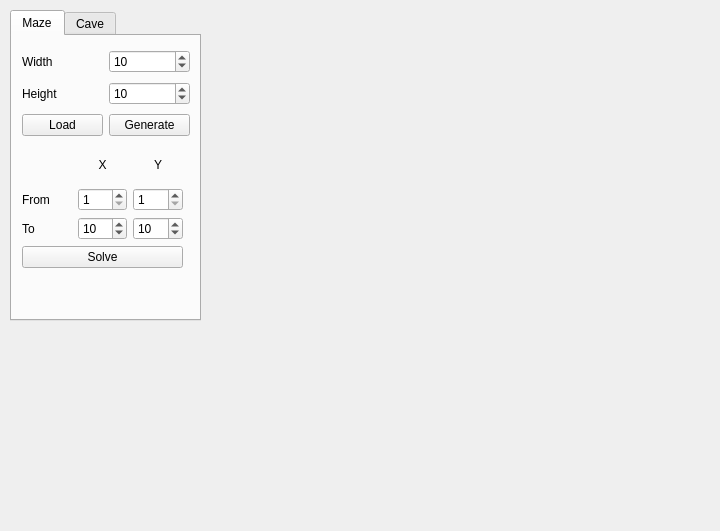
<?xml version="1.0" encoding="UTF-8"?>
<ui version="4.0">
 <class>View</class>
 <widget class="QMainWindow" name="View">
  <property name="geometry">
   <rect>
    <x>0</x>
    <y>0</y>
    <width>720</width>
    <height>531</height>
   </rect>
  </property>
  <property name="sizePolicy">
   <sizepolicy hsizetype="Fixed" vsizetype="Fixed">
    <horstretch>0</horstretch>
    <verstretch>0</verstretch>
   </sizepolicy>
  </property>
  <property name="minimumSize">
   <size>
    <width>720</width>
    <height>531</height>
   </size>
  </property>
  <property name="maximumSize">
   <size>
    <width>720</width>
    <height>531</height>
   </size>
  </property>
  <property name="windowTitle">
   <string>Maze</string>
  </property>
  <property name="autoFillBackground">
   <bool>true</bool>
  </property>
  <widget class="QWidget" name="centralwidget">
   <widget class="QTabWidget" name="tabWidget">
    <property name="geometry">
     <rect>
      <x>10</x>
      <y>10</y>
      <width>191</width>
      <height>311</height>
     </rect>
    </property>
    <property name="currentIndex">
     <number>0</number>
    </property>
    <widget class="QWidget" name="tab">
     <attribute name="title">
      <string>Maze</string>
     </attribute>
     <widget class="QWidget" name="layoutWidget">
      <property name="geometry">
       <rect>
        <x>10</x>
        <y>111</y>
        <width>161</width>
        <height>121</height>
       </rect>
      </property>
      <layout class="QGridLayout" name="gridLayout_2">
       <item row="1" column="0">
        <widget class="QLabel" name="label_3">
         <property name="text">
          <string>From</string>
         </property>
        </widget>
       </item>
       <item row="1" column="1">
        <widget class="QSpinBox" name="spinBox_3">
         <property name="minimum">
          <number>1</number>
         </property>
         <property name="maximum">
          <number>50</number>
         </property>
        </widget>
       </item>
       <item row="1" column="2">
        <widget class="QSpinBox" name="spinBox_4">
         <property name="minimum">
          <number>1</number>
         </property>
         <property name="maximum">
          <number>50</number>
         </property>
        </widget>
       </item>
       <item row="3" column="0" colspan="3">
        <widget class="QPushButton" name="pushButton_3">
         <property name="text">
          <string>Solve</string>
         </property>
        </widget>
       </item>
       <item row="2" column="0">
        <widget class="QLabel" name="label_4">
         <property name="text">
          <string>To</string>
         </property>
        </widget>
       </item>
       <item row="2" column="2">
        <widget class="QSpinBox" name="spinBox_6">
         <property name="minimum">
          <number>1</number>
         </property>
         <property name="maximum">
          <number>50</number>
         </property>
         <property name="value">
          <number>10</number>
         </property>
        </widget>
       </item>
       <item row="2" column="1">
        <widget class="QSpinBox" name="spinBox_5">
         <property name="minimum">
          <number>1</number>
         </property>
         <property name="maximum">
          <number>50</number>
         </property>
         <property name="value">
          <number>10</number>
         </property>
        </widget>
       </item>
       <item row="0" column="1">
        <widget class="QLabel" name="label_11">
         <property name="text">
          <string>X</string>
         </property>
         <property name="alignment">
          <set>Qt::AlignCenter</set>
         </property>
        </widget>
       </item>
       <item row="0" column="2">
        <widget class="QLabel" name="label_12">
         <property name="text">
          <string>Y</string>
         </property>
         <property name="alignment">
          <set>Qt::AlignCenter</set>
         </property>
        </widget>
       </item>
      </layout>
     </widget>
     <widget class="QWidget" name="layoutWidget1">
      <property name="geometry">
       <rect>
        <x>10</x>
        <y>11</y>
        <width>168</width>
        <height>95</height>
       </rect>
      </property>
      <layout class="QGridLayout" name="gridLayout">
       <item row="0" column="0">
        <widget class="QLabel" name="label">
         <property name="text">
          <string>Width</string>
         </property>
        </widget>
       </item>
       <item row="0" column="1">
        <widget class="QSpinBox" name="spinBox">
         <property name="minimum">
          <number>1</number>
         </property>
         <property name="maximum">
          <number>50</number>
         </property>
         <property name="value">
          <number>10</number>
         </property>
        </widget>
       </item>
       <item row="1" column="0">
        <widget class="QLabel" name="label_2">
         <property name="text">
          <string>Height</string>
         </property>
        </widget>
       </item>
       <item row="1" column="1">
        <widget class="QSpinBox" name="spinBox_2">
         <property name="minimum">
          <number>1</number>
         </property>
         <property name="maximum">
          <number>50</number>
         </property>
         <property name="value">
          <number>10</number>
         </property>
        </widget>
       </item>
       <item row="2" column="0">
        <widget class="QPushButton" name="pushButton_2">
         <property name="text">
          <string>Load</string>
         </property>
        </widget>
       </item>
       <item row="2" column="1">
        <widget class="QPushButton" name="pushButton">
         <property name="text">
          <string>Generate</string>
         </property>
        </widget>
       </item>
      </layout>
     </widget>
    </widget>
    <widget class="QWidget" name="tab_2">
     <attribute name="title">
      <string>Cave</string>
     </attribute>
     <widget class="QWidget" name="layoutWidget2">
      <property name="geometry">
       <rect>
        <x>10</x>
        <y>11</y>
        <width>168</width>
        <height>126</height>
       </rect>
      </property>
      <layout class="QGridLayout" name="gridLayout_3">
       <item row="1" column="0">
        <widget class="QLabel" name="label_6">
         <property name="text">
          <string>Height</string>
         </property>
        </widget>
       </item>
       <item row="0" column="0">
        <widget class="QLabel" name="label_5">
         <property name="text">
          <string>Width</string>
         </property>
        </widget>
       </item>
       <item row="3" column="1">
        <widget class="QPushButton" name="pushButton_5">
         <property name="text">
          <string>Generate</string>
         </property>
        </widget>
       </item>
       <item row="0" column="1">
        <widget class="QSpinBox" name="spinBox_7">
         <property name="minimum">
          <number>1</number>
         </property>
         <property name="maximum">
          <number>50</number>
         </property>
         <property name="value">
          <number>50</number>
         </property>
        </widget>
       </item>
       <item row="1" column="1">
        <widget class="QSpinBox" name="spinBox_8">
         <property name="minimum">
          <number>1</number>
         </property>
         <property name="maximum">
          <number>50</number>
         </property>
         <property name="value">
          <number>50</number>
         </property>
        </widget>
       </item>
       <item row="3" column="0">
        <widget class="QPushButton" name="pushButton_4">
         <property name="text">
          <string>Load</string>
         </property>
        </widget>
       </item>
       <item row="2" column="0">
        <widget class="QLabel" name="label_10">
         <property name="text">
          <string>Init chance</string>
         </property>
        </widget>
       </item>
       <item row="2" column="1">
        <widget class="QDoubleSpinBox" name="doubleSpinBox">
         <property name="maximum">
          <double>0.990000000000000</double>
         </property>
         <property name="singleStep">
          <double>0.010000000000000</double>
         </property>
         <property name="value">
          <double>0.500000000000000</double>
         </property>
        </widget>
       </item>
      </layout>
     </widget>
     <widget class="QWidget" name="layoutWidget3">
      <property name="geometry">
       <rect>
        <x>11</x>
        <y>147</y>
        <width>168</width>
        <height>126</height>
       </rect>
      </property>
      <layout class="QGridLayout" name="gridLayout_4">
       <item row="0" column="0">
        <widget class="QLabel" name="label_7">
         <property name="text">
          <string>Birth limit</string>
         </property>
        </widget>
       </item>
       <item row="0" column="1">
        <widget class="QSpinBox" name="spinBox_9">
         <property name="minimum">
          <number>0</number>
         </property>
         <property name="maximum">
          <number>7</number>
         </property>
         <property name="value">
          <number>4</number>
         </property>
        </widget>
       </item>
       <item row="1" column="0">
        <widget class="QLabel" name="label_8">
         <property name="text">
          <string>Death limit</string>
         </property>
        </widget>
       </item>
       <item row="1" column="1">
        <widget class="QSpinBox" name="spinBox_10">
         <property name="minimum">
          <number>0</number>
         </property>
         <property name="maximum">
          <number>7</number>
         </property>
         <property name="value">
          <number>4</number>
         </property>
        </widget>
       </item>
       <item row="2" column="0">
        <widget class="QLabel" name="label_9">
         <property name="text">
          <string>Step (ms)</string>
         </property>
        </widget>
       </item>
       <item row="2" column="1">
        <widget class="QSpinBox" name="spinBox_11">
         <property name="minimum">
          <number>100</number>
         </property>
         <property name="maximum">
          <number>10000</number>
         </property>
         <property name="value">
          <number>500</number>
         </property>
        </widget>
       </item>
       <item row="3" column="0">
        <widget class="QPushButton" name="pushButton_6">
         <property name="text">
          <string>Next step</string>
         </property>
        </widget>
       </item>
       <item row="3" column="1">
        <widget class="QPushButton" name="pushButton_7">
         <property name="text">
          <string>Auto</string>
         </property>
        </widget>
       </item>
      </layout>
     </widget>
    </widget>
   </widget>
  </widget>
  <widget class="QMenuBar" name="menubar">
   <property name="geometry">
    <rect>
     <x>0</x>
     <y>0</y>
     <width>720</width>
     <height>24</height>
    </rect>
   </property>
  </widget>
 </widget>
 <resources/>
 <connections/>
</ui>
